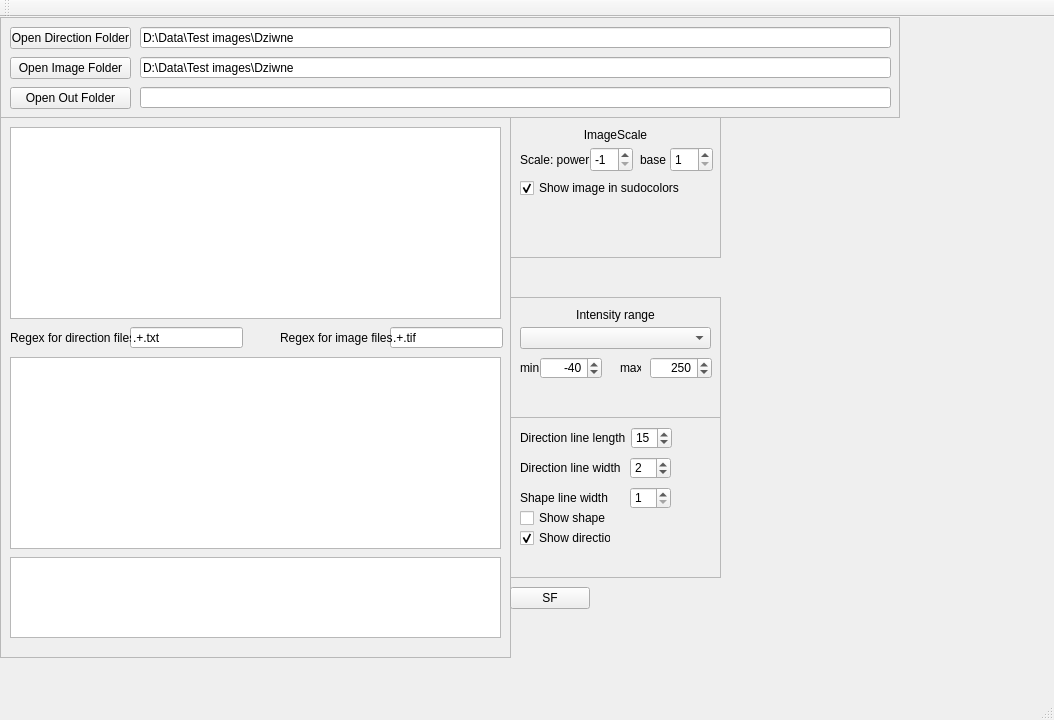
<?xml version="1.0" encoding="UTF-8"?>
<ui version="4.0">
 <class>MainWindow</class>
 <widget class="QMainWindow" name="MainWindow">
  <property name="geometry">
   <rect>
    <x>0</x>
    <y>0</y>
    <width>1054</width>
    <height>720</height>
   </rect>
  </property>
  <property name="windowTitle">
   <string>MainWindow</string>
  </property>
  <widget class="QWidget" name="centralWidget">
   <widget class="QFrame" name="frame">
    <property name="geometry">
     <rect>
      <x>0</x>
      <y>0</y>
      <width>900</width>
      <height>101</height>
     </rect>
    </property>
    <property name="frameShape">
     <enum>QFrame::StyledPanel</enum>
    </property>
    <property name="frameShadow">
     <enum>QFrame::Raised</enum>
    </property>
    <widget class="QLineEdit" name="lineEditOutFolder">
     <property name="geometry">
      <rect>
       <x>140</x>
       <y>70</y>
       <width>751</width>
       <height>21</height>
      </rect>
     </property>
    </widget>
    <widget class="QLineEdit" name="lineEditDirectionFolder">
     <property name="geometry">
      <rect>
       <x>140</x>
       <y>10</y>
       <width>751</width>
       <height>21</height>
      </rect>
     </property>
     <property name="text">
      <string>D:\Data\Test images\Dziwne</string>
     </property>
    </widget>
    <widget class="QPushButton" name="pushButtonOpenDirectionFolder">
     <property name="geometry">
      <rect>
       <x>10</x>
       <y>10</y>
       <width>121</width>
       <height>22</height>
      </rect>
     </property>
     <property name="text">
      <string>Open Direction Folder</string>
     </property>
    </widget>
    <widget class="QPushButton" name="pushButtonOpenOutFolder">
     <property name="geometry">
      <rect>
       <x>10</x>
       <y>70</y>
       <width>121</width>
       <height>22</height>
      </rect>
     </property>
     <property name="text">
      <string>Open Out Folder</string>
     </property>
    </widget>
    <widget class="QPushButton" name="pushButtonOpenImageFolder">
     <property name="geometry">
      <rect>
       <x>10</x>
       <y>40</y>
       <width>121</width>
       <height>22</height>
      </rect>
     </property>
     <property name="text">
      <string>Open Image Folder</string>
     </property>
    </widget>
    <widget class="QLineEdit" name="lineEditImageFolder">
     <property name="geometry">
      <rect>
       <x>140</x>
       <y>40</y>
       <width>751</width>
       <height>21</height>
      </rect>
     </property>
     <property name="text">
      <string>D:\Data\Test images\Dziwne</string>
     </property>
    </widget>
   </widget>
   <widget class="QFrame" name="frame_2">
    <property name="geometry">
     <rect>
      <x>0</x>
      <y>100</y>
      <width>511</width>
      <height>541</height>
     </rect>
    </property>
    <property name="frameShape">
     <enum>QFrame::StyledPanel</enum>
    </property>
    <property name="frameShadow">
     <enum>QFrame::Raised</enum>
    </property>
    <widget class="QLineEdit" name="lineEditRegexImageFile">
     <property name="geometry">
      <rect>
       <x>390</x>
       <y>210</y>
       <width>113</width>
       <height>21</height>
      </rect>
     </property>
     <property name="text">
      <string>.+.tif</string>
     </property>
    </widget>
    <widget class="QListWidget" name="listWidgetImageFiles">
     <property name="geometry">
      <rect>
       <x>10</x>
       <y>240</y>
       <width>491</width>
       <height>192</height>
      </rect>
     </property>
    </widget>
    <widget class="QTextEdit" name="textEditOut">
     <property name="geometry">
      <rect>
       <x>10</x>
       <y>440</y>
       <width>491</width>
       <height>81</height>
      </rect>
     </property>
    </widget>
    <widget class="QListWidget" name="listWidgetDirectionFiles">
     <property name="geometry">
      <rect>
       <x>10</x>
       <y>10</y>
       <width>491</width>
       <height>192</height>
      </rect>
     </property>
    </widget>
    <widget class="QLineEdit" name="lineEditRegexDirectionFile">
     <property name="geometry">
      <rect>
       <x>130</x>
       <y>210</y>
       <width>113</width>
       <height>21</height>
      </rect>
     </property>
     <property name="text">
      <string>.+.txt</string>
     </property>
    </widget>
    <widget class="QLabel" name="labelDirectionRegexFormat">
     <property name="geometry">
      <rect>
       <x>10</x>
       <y>210</y>
       <width>121</width>
       <height>21</height>
      </rect>
     </property>
     <property name="text">
      <string>Regex for direction files</string>
     </property>
    </widget>
    <widget class="QLabel" name="labelDirectionRegexFormat_2">
     <property name="geometry">
      <rect>
       <x>280</x>
       <y>210</y>
       <width>121</width>
       <height>21</height>
      </rect>
     </property>
     <property name="text">
      <string>Regex for image files</string>
     </property>
    </widget>
   </widget>
   <widget class="QFrame" name="frame_3">
    <property name="geometry">
     <rect>
      <x>510</x>
      <y>100</y>
      <width>211</width>
      <height>141</height>
     </rect>
    </property>
    <property name="frameShape">
     <enum>QFrame::StyledPanel</enum>
    </property>
    <property name="frameShadow">
     <enum>QFrame::Raised</enum>
    </property>
    <widget class="QSpinBox" name="spinBoxScaleBase">
     <property name="geometry">
      <rect>
       <x>160</x>
       <y>30</y>
       <width>43</width>
       <height>25</height>
      </rect>
     </property>
     <property name="minimum">
      <number>1</number>
     </property>
     <property name="maximum">
      <number>8</number>
     </property>
     <property name="value">
      <number>1</number>
     </property>
    </widget>
    <widget class="QLabel" name="labelScalePower">
     <property name="geometry">
      <rect>
       <x>10</x>
       <y>30</y>
       <width>71</width>
       <height>25</height>
      </rect>
     </property>
     <property name="text">
      <string>Scale: power</string>
     </property>
    </widget>
    <widget class="QLabel" name="labelScaleBase">
     <property name="geometry">
      <rect>
       <x>130</x>
       <y>30</y>
       <width>31</width>
       <height>25</height>
      </rect>
     </property>
     <property name="text">
      <string>base</string>
     </property>
    </widget>
    <widget class="QSpinBox" name="spinBoxScalePower">
     <property name="geometry">
      <rect>
       <x>80</x>
       <y>30</y>
       <width>43</width>
       <height>25</height>
      </rect>
     </property>
     <property name="minimum">
      <number>-1</number>
     </property>
     <property name="maximum">
      <number>2</number>
     </property>
     <property name="value">
      <number>-1</number>
     </property>
    </widget>
    <widget class="QLabel" name="labelImageScale">
     <property name="geometry">
      <rect>
       <x>10</x>
       <y>10</y>
       <width>191</width>
       <height>16</height>
      </rect>
     </property>
     <property name="text">
      <string>ImageScale</string>
     </property>
     <property name="alignment">
      <set>Qt::AlignCenter</set>
     </property>
    </widget>
    <widget class="QCheckBox" name="checkBoxShowSudoColor">
     <property name="geometry">
      <rect>
       <x>10</x>
       <y>60</y>
       <width>191</width>
       <height>22</height>
      </rect>
     </property>
     <property name="text">
      <string>Show image in sudocolors</string>
     </property>
     <property name="checked">
      <bool>true</bool>
     </property>
    </widget>
   </widget>
   <widget class="QFrame" name="frame_4">
    <property name="geometry">
     <rect>
      <x>510</x>
      <y>280</y>
      <width>211</width>
      <height>121</height>
     </rect>
    </property>
    <property name="frameShape">
     <enum>QFrame::StyledPanel</enum>
    </property>
    <property name="frameShadow">
     <enum>QFrame::Raised</enum>
    </property>
    <widget class="QLabel" name="labelDisplayRange">
     <property name="geometry">
      <rect>
       <x>10</x>
       <y>10</y>
       <width>191</width>
       <height>16</height>
      </rect>
     </property>
     <property name="text">
      <string>Intensity range</string>
     </property>
     <property name="alignment">
      <set>Qt::AlignCenter</set>
     </property>
    </widget>
    <widget class="QLabel" name="labelMaxIntensity">
     <property name="geometry">
      <rect>
       <x>110</x>
       <y>60</y>
       <width>21</width>
       <height>22</height>
      </rect>
     </property>
     <property name="text">
      <string>max</string>
     </property>
    </widget>
    <widget class="QDoubleSpinBox" name="doubleSpinBoxImMax">
     <property name="geometry">
      <rect>
       <x>140</x>
       <y>60</y>
       <width>62</width>
       <height>22</height>
      </rect>
     </property>
     <property name="alignment">
      <set>Qt::AlignRight|Qt::AlignTrailing|Qt::AlignVCenter</set>
     </property>
     <property name="decimals">
      <number>0</number>
     </property>
     <property name="maximum">
      <double>605535.000000000000000</double>
     </property>
     <property name="singleStep">
      <double>512.000000000000000</double>
     </property>
     <property name="value">
      <double>250.000000000000000</double>
     </property>
    </widget>
    <widget class="QComboBox" name="comboBoxDisplayRange">
     <property name="geometry">
      <rect>
       <x>10</x>
       <y>30</y>
       <width>191</width>
       <height>22</height>
      </rect>
     </property>
    </widget>
    <widget class="QLabel" name="labelMinIntensity">
     <property name="geometry">
      <rect>
       <x>10</x>
       <y>60</y>
       <width>21</width>
       <height>22</height>
      </rect>
     </property>
     <property name="text">
      <string>min</string>
     </property>
    </widget>
    <widget class="QDoubleSpinBox" name="doubleSpinBoxImMin">
     <property name="geometry">
      <rect>
       <x>30</x>
       <y>60</y>
       <width>62</width>
       <height>22</height>
      </rect>
     </property>
     <property name="alignment">
      <set>Qt::AlignRight|Qt::AlignTrailing|Qt::AlignVCenter</set>
     </property>
     <property name="decimals">
      <number>0</number>
     </property>
     <property name="minimum">
      <double>-65535.000000000000000</double>
     </property>
     <property name="maximum">
      <double>65535.000000000000000</double>
     </property>
     <property name="singleStep">
      <double>512.000000000000000</double>
     </property>
     <property name="value">
      <double>-40.000000000000000</double>
     </property>
    </widget>
   </widget>
   <widget class="QFrame" name="frame_5">
    <property name="geometry">
     <rect>
      <x>510</x>
      <y>400</y>
      <width>211</width>
      <height>161</height>
     </rect>
    </property>
    <property name="frameShape">
     <enum>QFrame::StyledPanel</enum>
    </property>
    <property name="frameShadow">
     <enum>QFrame::Raised</enum>
    </property>
    <widget class="QDoubleSpinBox" name="doubleSpinBoxDirectionLineLenght">
     <property name="geometry">
      <rect>
       <x>121</x>
       <y>10</y>
       <width>41</width>
       <height>22</height>
      </rect>
     </property>
     <property name="decimals">
      <number>0</number>
     </property>
     <property name="value">
      <double>15.000000000000000</double>
     </property>
    </widget>
    <widget class="QSpinBox" name="spinBoxDirectionLineWidth">
     <property name="geometry">
      <rect>
       <x>120</x>
       <y>40</y>
       <width>41</width>
       <height>22</height>
      </rect>
     </property>
     <property name="minimum">
      <number>1</number>
     </property>
     <property name="maximum">
      <number>10</number>
     </property>
     <property name="value">
      <number>2</number>
     </property>
    </widget>
    <widget class="QSpinBox" name="spinBoxShapeLineWidth">
     <property name="geometry">
      <rect>
       <x>120</x>
       <y>70</y>
       <width>41</width>
       <height>22</height>
      </rect>
     </property>
     <property name="minimum">
      <number>1</number>
     </property>
     <property name="maximum">
      <number>5</number>
     </property>
     <property name="value">
      <number>1</number>
     </property>
    </widget>
    <widget class="QLabel" name="label_4">
     <property name="geometry">
      <rect>
       <x>10</x>
       <y>40</y>
       <width>101</width>
       <height>22</height>
      </rect>
     </property>
     <property name="text">
      <string>Direction line width</string>
     </property>
    </widget>
    <widget class="QCheckBox" name="checkBoxShowSape">
     <property name="geometry">
      <rect>
       <x>10</x>
       <y>90</y>
       <width>101</width>
       <height>22</height>
      </rect>
     </property>
     <property name="text">
      <string>Show shape</string>
     </property>
     <property name="checked">
      <bool>false</bool>
     </property>
    </widget>
    <widget class="QCheckBox" name="checkBoxShowDirection">
     <property name="geometry">
      <rect>
       <x>10</x>
       <y>110</y>
       <width>91</width>
       <height>22</height>
      </rect>
     </property>
     <property name="text">
      <string>Show direction</string>
     </property>
     <property name="checked">
      <bool>true</bool>
     </property>
    </widget>
    <widget class="QLabel" name="label_2">
     <property name="geometry">
      <rect>
       <x>10</x>
       <y>10</y>
       <width>111</width>
       <height>22</height>
      </rect>
     </property>
     <property name="text">
      <string>Direction line length</string>
     </property>
    </widget>
    <widget class="QLabel" name="label_5">
     <property name="geometry">
      <rect>
       <x>10</x>
       <y>70</y>
       <width>91</width>
       <height>22</height>
      </rect>
     </property>
     <property name="text">
      <string>Shape line width</string>
     </property>
    </widget>
   </widget>
   <widget class="QPushButton" name="pushButtonSF">
    <property name="geometry">
     <rect>
      <x>510</x>
      <y>570</y>
      <width>80</width>
      <height>22</height>
     </rect>
    </property>
    <property name="text">
     <string>SF</string>
    </property>
   </widget>
  </widget>
  <widget class="QMenuBar" name="menuBar">
   <property name="geometry">
    <rect>
     <x>0</x>
     <y>0</y>
     <width>1054</width>
     <height>21</height>
    </rect>
   </property>
  </widget>
  <widget class="QToolBar" name="mainToolBar">
   <attribute name="toolBarArea">
    <enum>TopToolBarArea</enum>
   </attribute>
   <attribute name="toolBarBreak">
    <bool>false</bool>
   </attribute>
  </widget>
  <widget class="QStatusBar" name="statusBar"/>
 </widget>
 <layoutdefault spacing="6" margin="11"/>
 <resources/>
 <connections/>
</ui>
